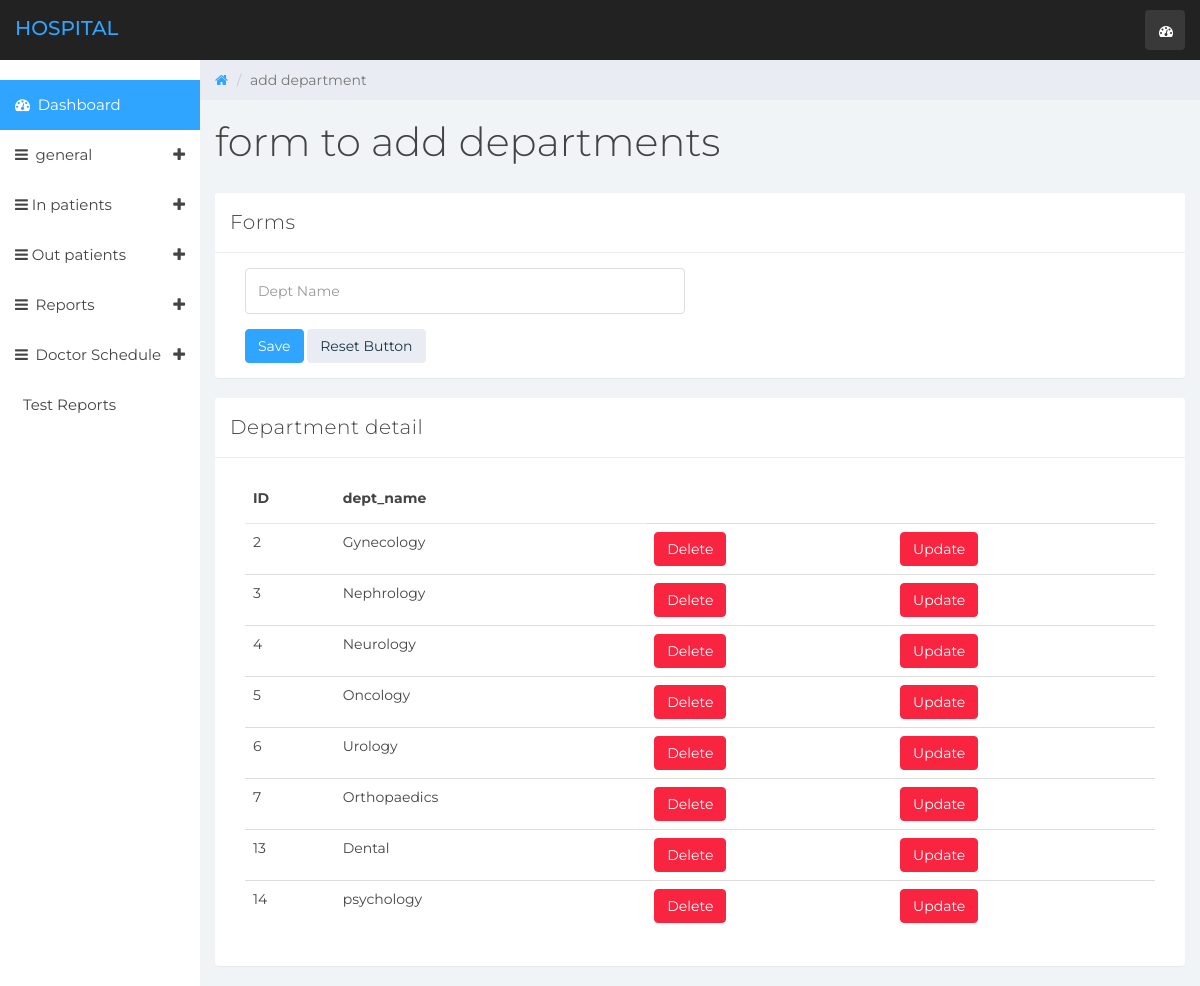
/admin/add_dept.php (signed in), run on the app's committed database.
### tables this page shows
CREATE TABLE `department` (
  `dept_id` int(5) NOT NULL,
  `dept_name` varchar(15) NOT NULL
);

### admin/add_dept.php (the view, shortened to what this page needs)
<!DOCTYPE html>
<html>
<head>
	<link href="css/bootstrap.min.css" rel="stylesheet">
	<link href="css/font-awesome.min.css" rel="stylesheet">
	<link href="css/datepicker3.css" rel="stylesheet">
	<link href="css/styles.css" rel="stylesheet">
</head>
<body>
	<?php
		include 'header.php';
	?>
	<div class="col-sm-9 col-sm-offset-3 col-lg-10 col-lg-offset-2 main">
		<div class="row">
			<ol class="breadcrumb">
				<li><a href="#">
					<em class="fa fa-home"></em>
				</a></li>
				<li class="active">add department</li>
			</ol>
		</div>
		<div class="row">
			<div class="col-lg-12">
				<h1 class="page-header">form to add departments</h1>
			</div>
		</div>
		<div class="row">
			<div class="col-lg-12">
				<div class="panel panel-default">
					<div class="panel-heading">Forms</div>
					<div class="panel-body">
						<div class="col-md-6">
							<form role="form" method="post" action="">
								<div class="form-group">
									<input type="Text" name="name" class="form-control" placeholder="Dept Name">
								</div>
									<button type="submit" name="btn_save" class="btn btn-primary">Save</button>
									<button type="reset" class="btn btn-default">Reset Button</button>
								</form>
						</div>
						</div>
					</div>
					<div class="panel panel-default">
          <div class="panel-heading"> Department detail</div>
          <div class="panel-body">
            <div class="col-md-12">
              <table class="table table-hover">
                      <thead>
                        <tr>
                          <th>ID</th>
                          <th>dept_name</th>
                        </tr>
                      </thead>
                      <tbody>
                          <?php
                              include 'connection.php';
                              $qry=mysqli_query($con,"SELECT * FROM `department`");
                              while ($row=mysqli_fetch_array($qry))
                              {
                                ?>
                                   <tr>
                                    <td><?php echo $row['dept_id']; ?></td>
                                    <td><?php echo $row['1']; ?></td>
                                    <td> <a onclick="return confirm('are you sure?');" class="btn btn-danger" href="delete_dept.php?did=<?php echo $row['dept_id']; ?>">Delete</a>    </td>
                                    <td> <a class="btn btn-danger" href="update_dept.php?did=<?php echo $row['dept_id']; ?>">Update</a>    </td>
                                  </tr>
                                <?php
                              }
                          ?>
                      </tbody>
                    </table>
            </div>
          </div>
        </div>
				</div>
			</div>
		</div>
</body>
</html>

### admin/header.php (shortened to what this page needs)
<nav class="navbar navbar-custom navbar-fixed-top" role="navigation">
		<div class="container-fluid">
			<div class="navbar-header">
				<a class="navbar-brand" href="index.php"><span>HOSPITAL</span>	</a>
				<ul class="nav navbar-top-links navbar-right">
					<li class="dropdown"><a class="dropdown-toggle count-info" data-toggle="dropdown" href="#">
						<em class="fa fa-dashboard"></em>
					</a>
									</div>
									</div>
	</nav>
<div id="sidebar-collapse" class="col-sm-3 col-lg-2 sidebar
">
		<ul class="nav menu">
			<li class="active"><a href="index.php"><em class="fa fa-dashboard">&nbsp;</em> Dashboard</a></li>
			<li class="parent "><a data-toggle="collapse" href="#general">
				<em class="fa fa-navicon">&nbsp;</em> general <span data-toggle="collapse" href="#general" class="icon pull-right"><em class="fa fa-plus"></em></span>
				</a>
			</li>
			<li class="parent "><a data-toggle="collapse" href="#sub-item-9">
				<em class="fa fa-navicon">&nbsp;</em>In patients <span data-toggle="collapse" href="#sub-item-5" class="icon pull-right"><em class="fa fa-plus"></em></span>
				</a>
			</li>
			<li class="parent "><a data-toggle="collapse" href="#sub-item-5">
				<em class="fa fa-navicon">&nbsp;</em>Out patients <span data-toggle="collapse" href="#sub-item-5" class="icon pull-right"><em class="fa fa-plus"></em></span>
				</a>
			</li>
			<li class="parent "><a data-toggle="collapse" href="#sub-item-7">
				<em class="fa fa-navicon">&nbsp;</em> Reports <span data-toggle="collapse" href="#sub-item-7" class="icon pull-right"><em class="fa fa-plus"></em></span>
				</a>
			</li>
			<li class="parent "><a data-toggle="collapse" href="#sub-item-8">
				<em class="fa fa-navicon">&nbsp;</em> Doctor Schedule <span data-toggle="collapse" href="#sub-item-8" class="icon pull-right"><em class="fa fa-plus"></em></span>
				</a>
			</li>
			<li><a href="test_report.php"><em class="">&nbsp;</em> Test Reports</a>
			</li>
		</ul>
	</div>

### admin/css/styles.css (style rules this page uses)
body { background: #f1f4f7; padding-top: 60px; font-size: 14px; color: #444444; font-family: "Montserrat", "Helvetica Neue", Helvetica, Arial, sans-serif; }
a, a:hover, a:focus { color: #30a5ff; }
h1, h2, h3, h4, h5, h6 { color: #444444; }
h1 { font-weight: 300; font-size: 40px; }
input.form-control { border: 1px solid #ddd; box-shadow: none; height: 46px; }
.navbar-custom { background: #222; height: 60px; }
.navbar-header .navbar-brand { color: #fff; font-size: 20px; text-transform: uppercase; font-weight: 500; height: 60px; padding-top: 18px; }
.navbar-header .navbar-brand span { color: #30a5ff; }
.dropdown { background: rgba(255, 255, 255, 0.1); float: left; margin: 10px 8px; padding: 0px; border-radius: 4px; }
.dropdown a.dropdown-toggle { color: #fff; height: 40px; width: 40px; padding-top: 11px; padding-left: 9px; }
.navbar-top-links li:last-child { margin-right: 15px; }
.dropdown em { margin: 0 5px; }
.btn-default, .btn-default:hover, .btn-default:focus, .btn-default:active, .btn-default.active, .open > .dropdown-toggle.btn-default, .btn-default.disabled, .btn-default[disabled], fieldset[disabled] .btn-default, .btn-default.disabled:hover, .btn-default[disabled]:hover, fieldset[disabled] .btn-default:hover, .btn-default.disabled:focus, .btn-default[disabled]:focus, fieldset[disabled] .btn-default:focus, .btn-default.disabled:active, .btn-default[disabled]:active, fieldset[disabled] .btn-default:active, .btn-default.disabled.active, .btn-default[disabled].active, fieldset[disabled] .btn-default.active { background-color: #e9ecf2; border-color: #e9ecf2; color: #1b3548; }
.btn-primary, .btn-primary:hover, .btn-primary:focus, .btn-primary:active, .btn-primary.active, .open > .dropdown-toggle.btn-primary, .btn-primary.disabled, .btn-primary[disabled], fieldset[disabled] .btn-primary, .btn-primary.disabled:hover, .btn-primary[disabled]:hover, fieldset[disabled] .btn-primary:hover, .btn-primary.disabled:focus, .btn-primary[disabled]:focus, fieldset[disabled] .btn-primary:focus, .btn-primary.disabled:active, .btn-primary[disabled]:active, fieldset[disabled] .btn-primary:active, .btn-primary.disabled.active, .btn-primary[disabled].active, fieldset[disabled] .btn-primary.active { background-color: #30a5ff; border-color: #30a5ff; }
.btn-danger, .btn-danger:hover, .btn-danger:focus, .btn-danger:active, .btn-danger.active, .open > .dropdown-toggle.btn-danger, .btn-danger.disabled, .btn-danger[disabled], fieldset[disabled] .btn-danger, .btn-danger.disabled:hover, .btn-danger[disabled]:hover, fieldset[disabled] .btn-danger:hover, .btn-danger.disabled:focus, .btn-danger[disabled]:focus, fieldset[disabled] .btn-danger:focus, .btn-danger.disabled:active, .btn-danger[disabled]:active, fieldset[disabled] .btn-danger:active, .btn-danger.disabled.active, .btn-danger[disabled].active, fieldset[disabled] .btn-danger.active { background-color: #f9243f; border-color: #f9243f; }
.panel { border: 0; }
.panel-heading { font-size: 20px; font-weight: 300; letter-spacing: 0.025em; height: 60px; line-height: 38px; }
.panel-default .panel-heading { background: #fff; border-bottom: 1px solid #e9ecf2; color: #444444; }
.navbar { border: 0; }
.sidebar { display: block; padding: 0; display: none; box-shadow: none; background: #fff; }
.sidebar ul { margin: 20px 0px; }
@media (min-width: 768px) { .sidebar { display: block; position: fixed; top: 60px; bottom: 0; left: 0; z-index: 1000; display: block; margin: 0; padding: 0; overflow-x: hidden; overflow-y: auto; } }
@media (min-width: 768px) { .navbar-header { width: 100%; } }
.sidebar ul.nav .active a, .sidebar ul.nav li.parent a.active, .sidebar ul.nav .active > a:hover, .sidebar ul.nav li.parent a.active:hover, .sidebar ul.nav .active > a:focus, .sidebar ul.nav li.parent a.active:focus { color: #fff; background-color: #30a5ff; }
.sidebar ul.nav li a { height: 50px; font-size: 15px; line-height: 2em; color: #444444; }
.breadcrumb { border-radius: 0; padding: 10px 15px 10px 15px; background: #e9ecf2; margin: 0; }
h1.page-header { margin-top: 20px; border-bottom: 0; }
.table { background: #fff; }
.table > thead > tr > th { border-bottom: 1px solid #e6e7e8; vertical-align: middle; height: 50px; }

### data on the page
department: dept_id "2", dept_name "Gynecology"
department: dept_id "3", dept_name "Nephrology"
department: dept_id "4", dept_name "Neurology"
department: dept_id "5", dept_name "Oncology"
department: dept_id "6", dept_name "Urology"
department: dept_id "7", dept_name "Orthopaedics"
department: dept_id "13", dept_name "Dental"
department: dept_id "14", dept_name "psychology"
